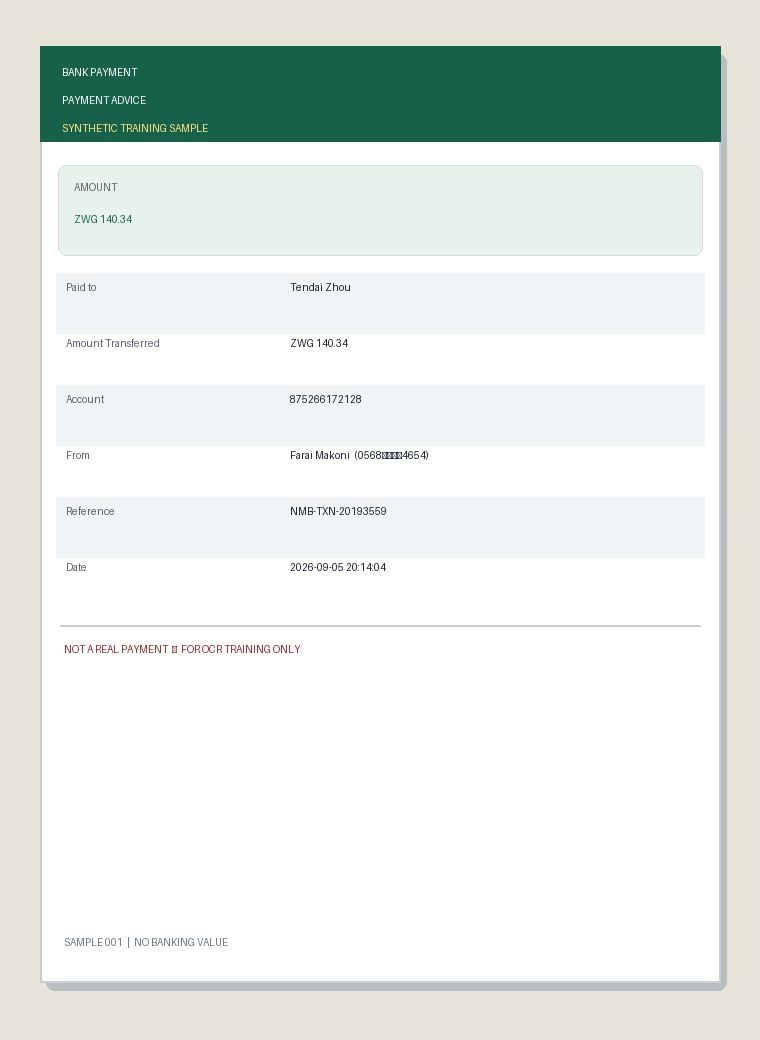
#> input picture sample_data/mock_pops/complex/images/complex_001.jpg, 760 x 1040 px
$ python -i forensics.py   (imports and definitions only)
#> lines starting #> are read from the running program, lines starting #| are printed output that depends on the picture
#> further down, picture is the input picture: PIL image 760x1040 RGB; mean R, G, B 225.6, 232.4, 228.6
"""Image forensics for tamper flags (blueprint 4.7, 12). Flags escalate; they never approve.

Error Level Analysis (ELA): re-save a JPEG at a known quality and look at how much each region
changes. A region pasted in from another image (a new amount, a moved date) has usually been
compressed a different number of times, so it stands out from its surroundings. ELA is only
meaningful for JPEGs; lossless screenshots (PNG) are skipped. It is a weak signal on its own and
is weighted accordingly.

We scan several re-save qualities ("JPEG ghosts"): a region pasted in after the original was
compressed stands out most when re-saved near the original's quality. An edit saved at exactly
the original quality stays invisible, a known limit of ELA.
"""

import io
from dataclasses import dataclass

import numpy as np
from PIL import Image

BLOCK = 16


@dataclass
class ElaResult:
    score: float  # robust z-score of the most anomalous region
    outlier_share: float  # share of textured blocks that are anomalous
    suspicious: bool
    heatmap_png: bytes


GHOST_QUALITIES = (60, 65, 70, 75, 80, 85, 90)


def ela(img: Image.Image) -> ElaResult:
    """Most anomalous result across re-save qualities."""
    results = [_ela_at(img, q) for q in GHOST_QUALITIES]
    return max(results, key=lambda r: (r.suspicious, r.score))


def _ela_at(img: Image.Image, quality: int) -> ElaResult:
#> called with quality = 60
    rgb = img.convert("RGB")
    buf = io.BytesIO()
    rgb.save(buf, format="JPEG", quality=quality)
    resaved = Image.open(io.BytesIO(buf.getvalue())).convert("RGB")
    diff = np.abs(np.asarray(rgb, dtype=np.int16) - np.asarray(resaved, dtype=np.int16))
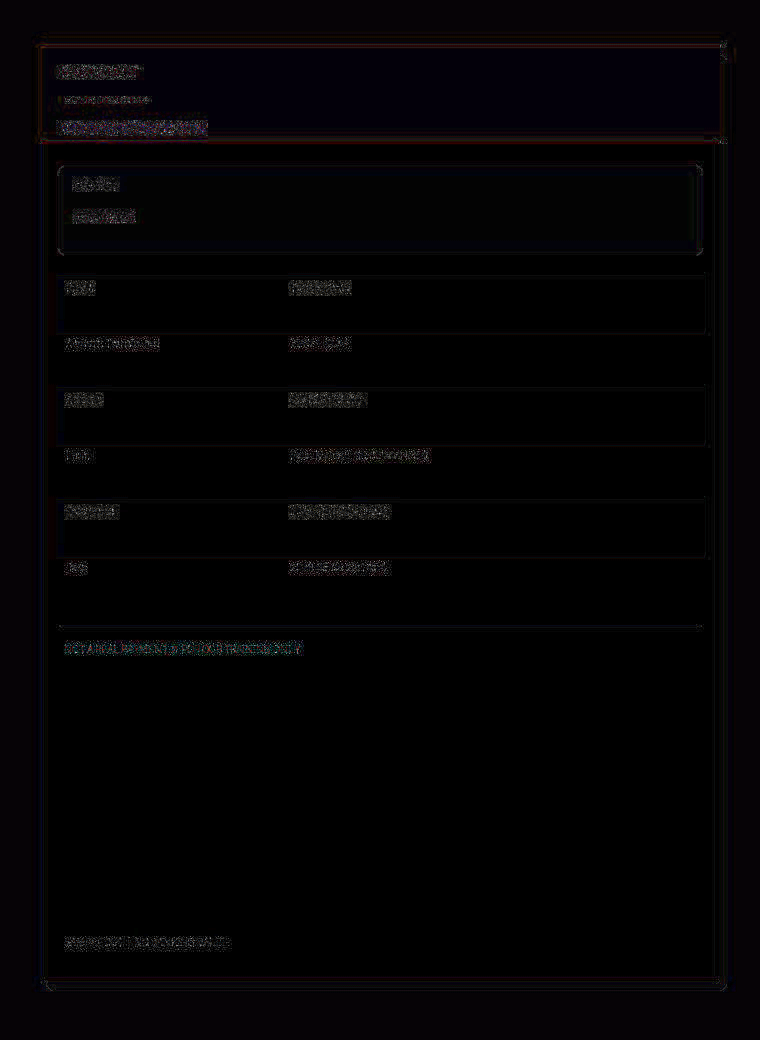
#> diff: shape (1040, 760, 3) int16; mean R, G, B 1.1, 0.8, 1.2; drawn with min black and max white
    err = diff.max(axis=2).astype(np.float32)

    h, w = err.shape
#> h = 1040; w = 760
    hb, wb = h // BLOCK, w // BLOCK
#> hb = 65; wb = 47
    if hb < 4 or wb < 4:
        return ElaResult(0.0, 0.0, False, _heatmap(err))
    blocks = err[: hb * BLOCK, : wb * BLOCK].reshape(hb, BLOCK, wb, BLOCK).mean(axis=(1, 3))
    gray = np.asarray(rgb.convert("L"), dtype=np.float32)
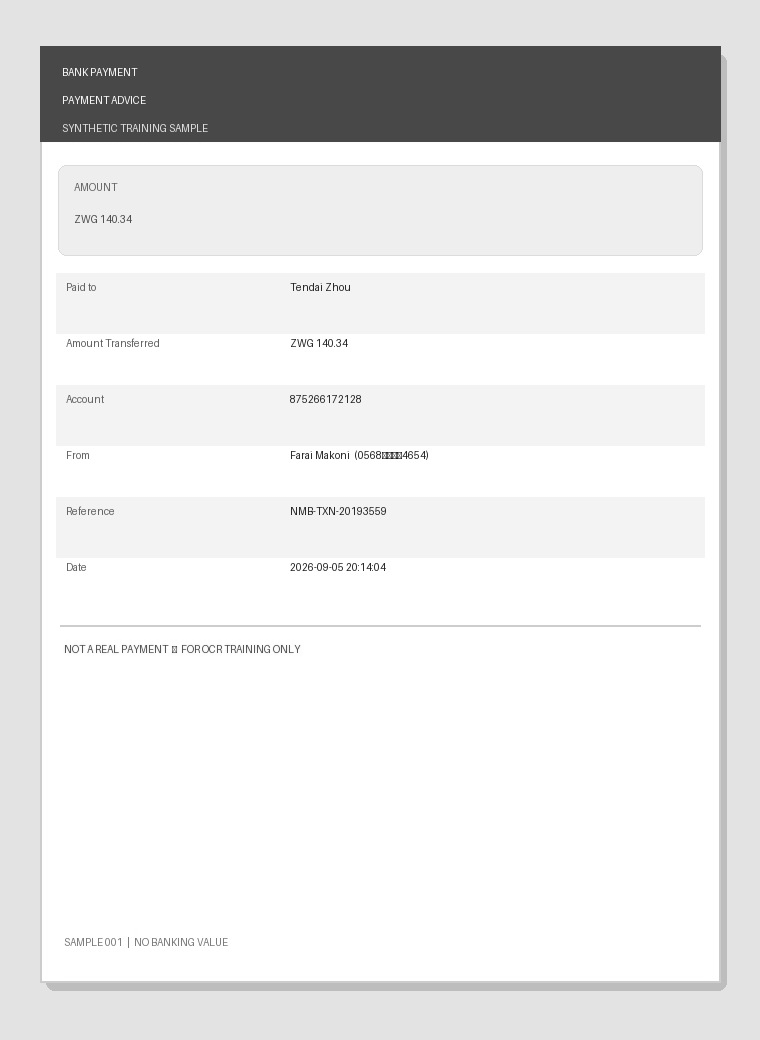
#> gray: shape (1040, 760) float32; min 26, max 255, mean 229.9
    texture = gray[: hb * BLOCK, : wb * BLOCK].reshape(hb, BLOCK, wb, BLOCK).std(axis=(1, 3))
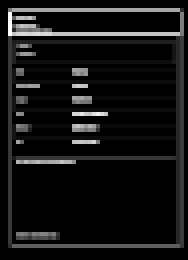
#> texture: shape (65, 47) float32 (shown 4 times larger); min 0, max 77.89, mean 5.8; drawn with min black and max white
    # flat background compresses to ~0 error everywhere; compare like with like (textured blocks)
    textured = blocks[texture > 4]
#> textured = 590 values, max 14.99 at index 85, min 0.73 at index 403, mean 4.57
    if textured.size < 16:
        return ElaResult(0.0, 0.0, False, _heatmap(err))
    median = float(np.median(textured))
#> median = 3.38
    mad = float(np.median(np.abs(textured - median))) * 1.4826 + 0.5
#> mad = 2.88
    z = (textured - median) / mad
#> z = 590 values, max 4.03 at index 85, min -0.918 at index 403, mean 0.416
    score = float(z.max())
#> score = 4.03
    share = float((z > 6).mean())
#> share = 0
    # a local edit: a few strongly anomalous blocks, not the whole image (which means re-save)
    # calibrated on synthetic edits: genuine re-saves stay below ~3.5, pasted regions reach 6-9
    suspicious = score > 5.5 and 0.001 < share < 0.2
#> suspicious = False
    return ElaResult(round(score, 2), round(share, 4), suspicious, _heatmap(err))


def _heatmap(err: np.ndarray) -> bytes:
    peak = float(err.max()) or 1.0
#> peak = 76
    scaled = np.clip(err * (255.0 / peak), 0, 255).astype(np.uint8)
    out = io.BytesIO()
    Image.fromarray(scaled, mode="L").save(out, format="PNG")
    return out.getvalue()

>>> from PIL import Image
>>> picture = Image.open('../../../sample_data/mock_pops/complex/images/complex_001.jpg')
>>> result = ela(picture)
#> call 3 of _ela_at, with quality = 70
#> in _ela_at (call 3), `blocks = err[: hb * BLOCK, : wb * BLOCK].reshape(hb, BLOCK, wb, BLOCK)..`:
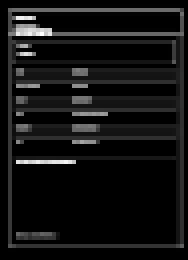
#> blocks: shape (65, 47) float32 (shown 4 times larger); min 0, max 12.39, mean 0.91; drawn with min black and max white
#> in _ela_at (call 3), `textured = blocks[texture > 4]`: textured = 590 values, max 12.39 at index 85, min 0.684 at index 540, mean 3.61
#> in _ela_at (call 3), `median = float(np.median(textured))`: median = 2.75
#> in _ela_at (call 3), `mad = float(np.median(np.abs(textured - median))) * 1.4826 + 0.5`: mad = 3.06
#> in _ela_at (call 3), `z = (textured - median) / mad`: z = 590 values, max 3.15 at index 85, min -0.676 at index 540, mean 0.281
#> in _ela_at (call 3), `score = float(z.max())`: score = 3.15
#> call 4 of _ela_at, with quality = 75
#> in _ela_at (call 4), `blocks = err[: hb * BLOCK, : wb * BLOCK].reshape(hb, BLOCK, wb, BLOCK)..`:
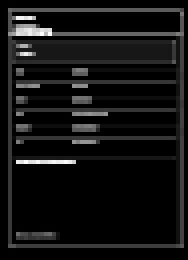
#> blocks: shape (65, 47) float32 (shown 4 times larger); min 0, max 10.81, mean 0.789; drawn with min black and max white
#> in _ela_at (call 4), `textured = blocks[texture > 4]`: textured = 590 values, max 10.81 at index 85, min 0.125 at index 255, mean 3.23
#> in _ela_at (call 4), `median = float(np.median(textured))`: median = 2.62
#> in _ela_at (call 4), `mad = float(np.median(np.abs(textured - median))) * 1.4826 + 0.5`: mad = 2.4
#> in _ela_at (call 4), `z = (textured - median) / mad`: z = 590 values, max 3.41 at index 85, min -1.04 at index 255, mean 0.254
#> in _ela_at (call 4), `score = float(z.max())`: score = 3.41
#> in _ela_at (call 5), `blocks = err[: hb * BLOCK, : wb * BLOCK].reshape(hb, BLOCK, wb, BLOCK)..`:
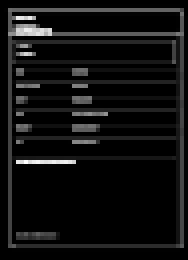
#> blocks: shape (65, 47) float32 (shown 4 times larger); min 0, max 9.75, mean 0.629; drawn with min black and max white
#> in _ela_at (call 5), `textured = blocks[texture > 4]`: textured = 590 values, max 9.75 at index 449, min 0 at index 255, mean 2.83
#> in _ela_at (call 5), `median = float(np.median(textured))`: median = 2.56
#> in _ela_at (call 5), `z = (textured - median) / mad`: z = 590 values, max 2.99 at index 449, min -1.07 at index 255, mean 0.111
#> in _ela_at (call 5), `score = float(z.max())`: score = 2.99
#> in _ela_at (call 7), `blocks = err[: hb * BLOCK, : wb * BLOCK].reshape(hb, BLOCK, wb, BLOCK)..`:
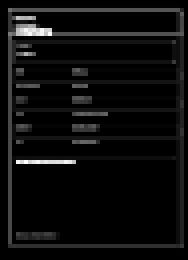
#> blocks: shape (65, 47) float32 (shown 4 times larger); min 0, max 7.34, mean 0.368; drawn with min black and max white
#> in _ela_at (call 7), `textured = blocks[texture > 4]`: textured = 590 values, max 7.34 at index 449, min 0.301 at index 540, mean 1.73
#> in _ela_at (call 7), `median = float(np.median(textured))`: median = 1.38
#> in _ela_at (call 7), `mad = float(np.median(np.abs(textured - median))) * 1.4826 + 0.5`: mad = 1.8
#> in _ela_at (call 7), `z = (textured - median) / mad`: z = 590 values, max 3.32 at index 449, min -0.598 at index 540, mean 0.196
#> in _ela_at (call 7), `score = float(z.max())`: score = 3.32
#> in ela, `results = [_ela_at(img, q) for q in GHOST_QUALITIES]`: results = 7 items

$ run again, on sample_data/mock_pops/complex/images/complex_002.jpg
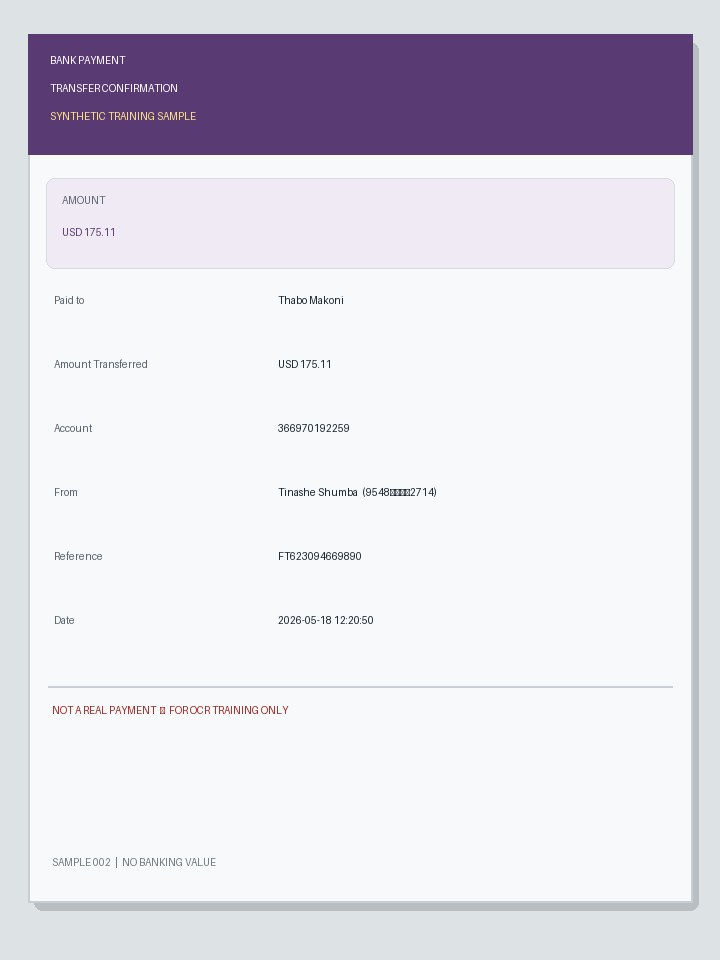
#> input picture sample_data/mock_pops/complex/images/complex_002.jpg, 720 x 960 px
#> picture is the input picture: PIL image 720x960 RGB; mean R, G, B 222.9, 220.3, 229.4
#> textured = 493 values, max 14.89 at index 72, min 1.71 at index 120, mean 4.8
#> median = 3.53
#> mad = 2.31
#> z = 493 values, max 4.92 at index 72, min -0.789 at index 120, mean 0.548
#> score = 4.92
#> share = 0
#> suspicious = False
#> peak = 92
#> in _ela_at (call 2), `blocks = err[: hb * BLOCK, : wb * BLOCK].reshape(hb, BLOCK, wb, BLOCK)..`:
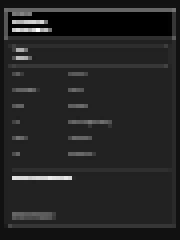
#> blocks: shape (60, 45) float32 (shown 4 times larger); min 0, max 14.95, mean 2.13; drawn with min black and max white
#> textured = 493 values, max 14.95 at index 72, min 1.64 at index 450, mean 4.27
#> median = 3.19
#> mad = 1.52
#> z = 493 values, max 7.74 at index 72, min -1.02 at index 450, mean 0.71
#> score = 7.74
#> share = 0.0406
#> suspicious = True
#> in _ela_at (call 7), `blocks = err[: hb * BLOCK, : wb * BLOCK].reshape(hb, BLOCK, wb, BLOCK)..`:
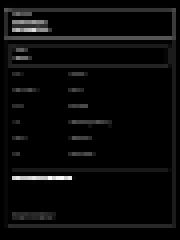
#> blocks: shape (60, 45) float32 (shown 4 times larger); min 0, max 5.88, mean 0.22; drawn with min black and max white
#> textured = 493 values, max 5.88 at index 399, min 0.188 at index 124, mean 1.17
#> median = 0.91
#> mad = 0.958
#> z = 493 values, max 5.19 at index 399, min -0.755 at index 124, mean 0.269
#> score = 5.19
#> share = 0
#> suspicious = False
#> results = 7 items

$ run again, on sample_data/mock_pops/complex/images/complex_006.jpg
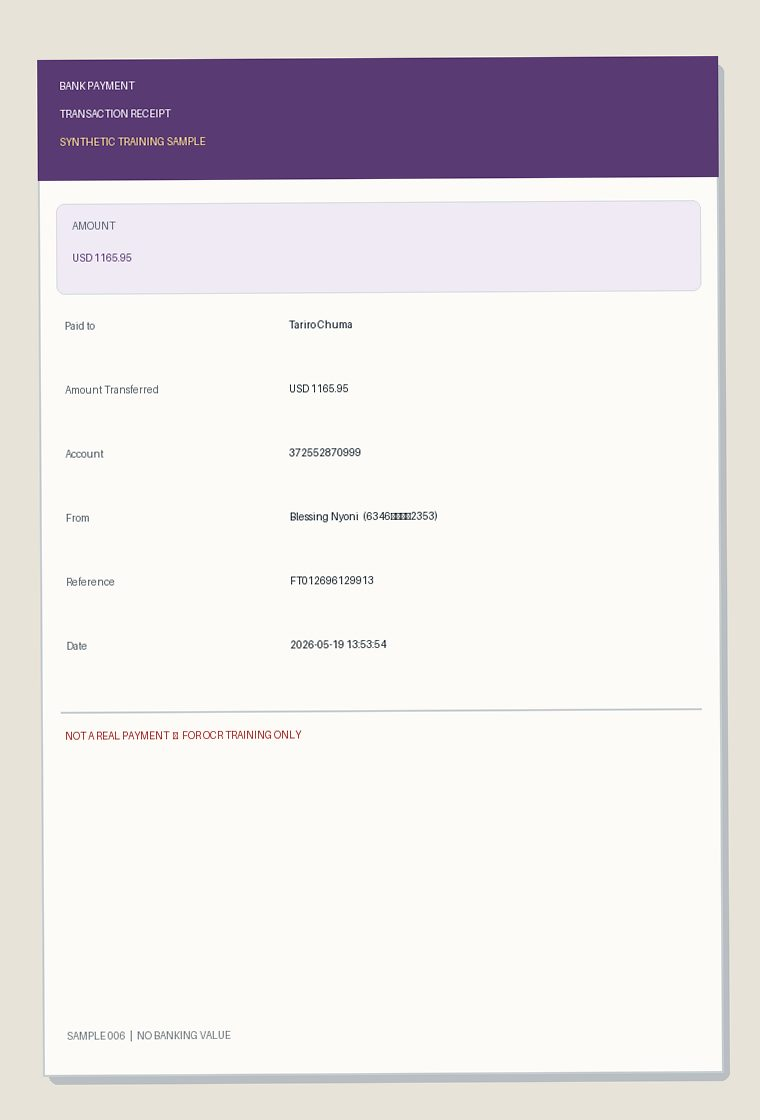
#> input picture sample_data/mock_pops/complex/images/complex_006.jpg, 760 x 1120 px
#> picture is the input picture: PIL image 760x1120 RGB; mean R, G, B 229.9, 225.2, 227.1
#> textured = 591 values, max 13.12 at index 49, min 1.49 at index 218, mean 5.08
#> median = 4.2
#> mad = 1.98
#> z = 591 values, max 4.51 at index 49, min -1.37 at index 218, mean 0.444
#> score = 4.51
#> share = 0
#> suspicious = False
#> peak = 73
#> in _ela_at (call 2), `blocks = err[: hb * BLOCK, : wb * BLOCK].reshape(hb, BLOCK, wb, BLOCK)..`:
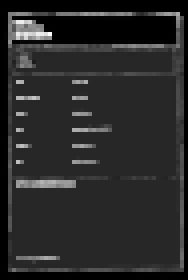
#> blocks: shape (70, 47) float32 (shown 4 times larger); min 0, max 12.87, mean 2.09; drawn with min black and max white
#> textured = 591 values, max 12.87 at index 87, min 1.4 at index 218, mean 4.75
#> median = 3.95
#> mad = 2.13
#> z = 591 values, max 4.18 at index 87, min -1.2 at index 218, mean 0.375
#> score = 4.18
#> in _ela_at (call 7), `blocks = err[: hb * BLOCK, : wb * BLOCK].reshape(hb, BLOCK, wb, BLOCK)..`:
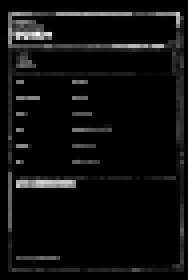
#> blocks: shape (70, 47) float32 (shown 4 times larger); min 0, max 4.66, mean 0.239; drawn with min black and max white
#> textured = 591 values, max 4.66 at index 84, min 0.0625 at index 444, mean 1.3
#> median = 0.91
#> mad = 1.2
#> z = 591 values, max 3.12 at index 84, min -0.706 at index 444, mean 0.323
#> score = 3.12
#> results = 7 items

$ run again, on sample_data/mock_pops/complex/images/complex_008.jpg
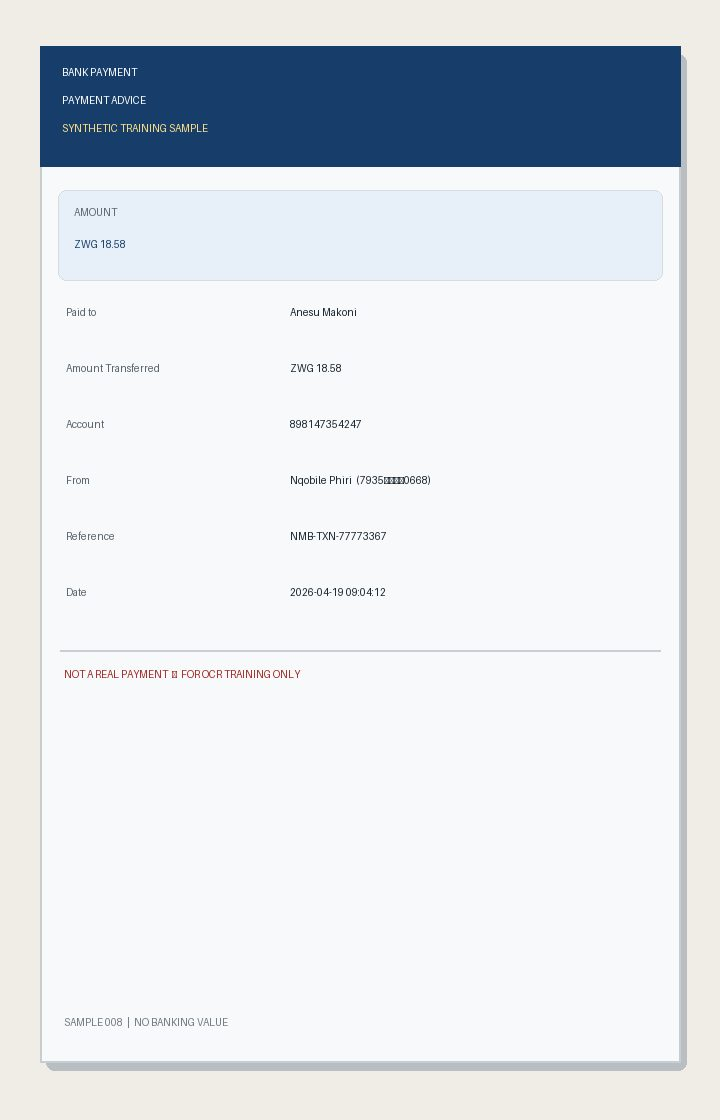
#> input picture sample_data/mock_pops/complex/images/complex_008.jpg, 720 x 1120 px
#> picture is the input picture: PIL image 720x1120 RGB; mean R, G, B 222, 226.5, 231.4
#> textured = 551 values, max 14.99 at index 70, min 1.83 at index 196, mean 5.26
#> median = 4.53
#> mad = 3.25
#> z = 551 values, max 3.22 at index 70, min -0.833 at index 196, mean 0.226
#> score = 3.22
#> share = 0
#> suspicious = False
#> peak = 94
#> in _ela_at (call 7), `blocks = err[: hb * BLOCK, : wb * BLOCK].reshape(hb, BLOCK, wb, BLOCK)..`:
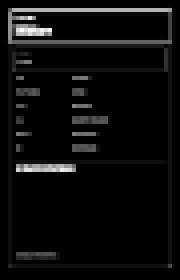
#> blocks: shape (70, 45) float32 (shown 4 times larger); min 0, max 4.87, mean 0.233; drawn with min black and max white
#> textured = 551 values, max 4.87 at index 65, min 0.137 at index 406, mean 1.3
#> median = 0.602
#> mad = 1.02
#> z = 551 values, max 4.18 at index 65, min -0.455 at index 406, mean 0.689
#> score = 4.18
#> results = 7 items
